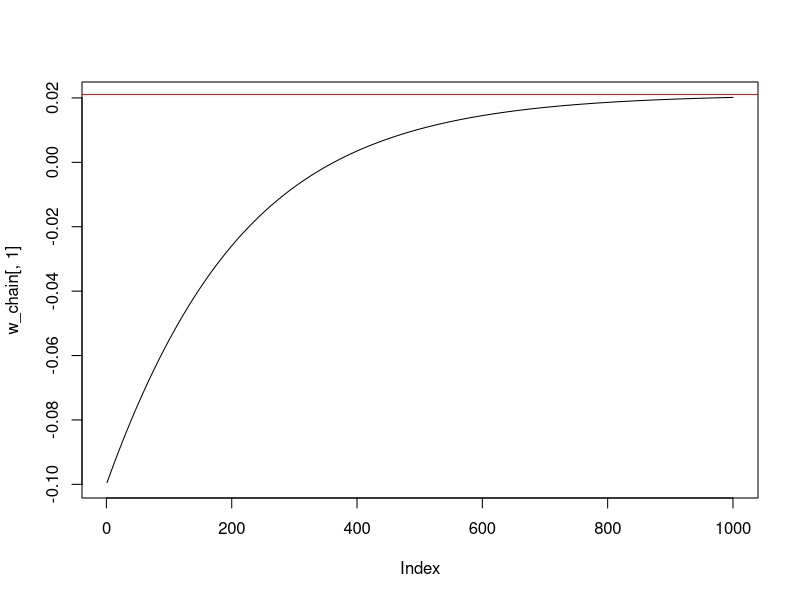
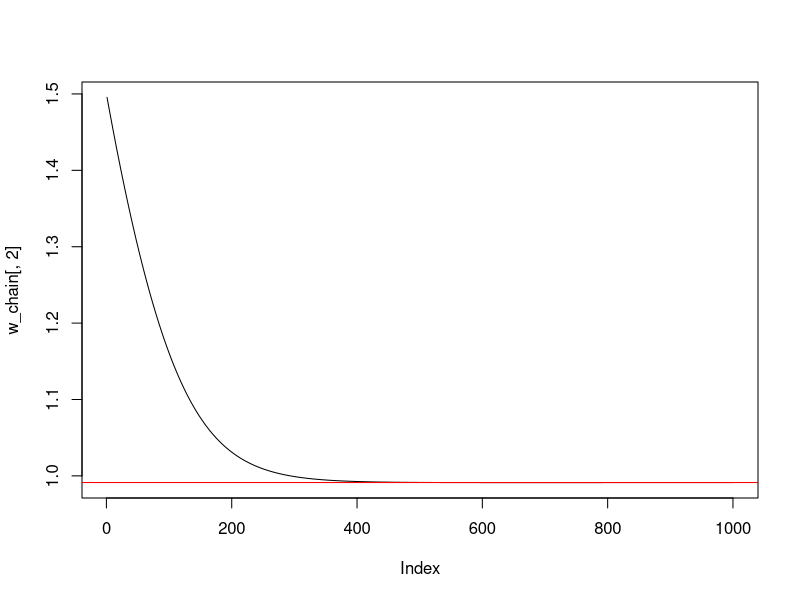
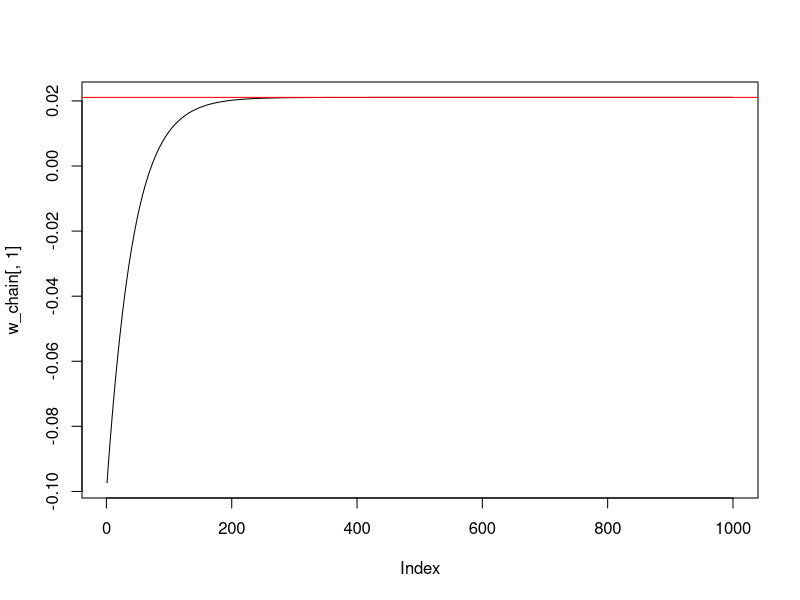
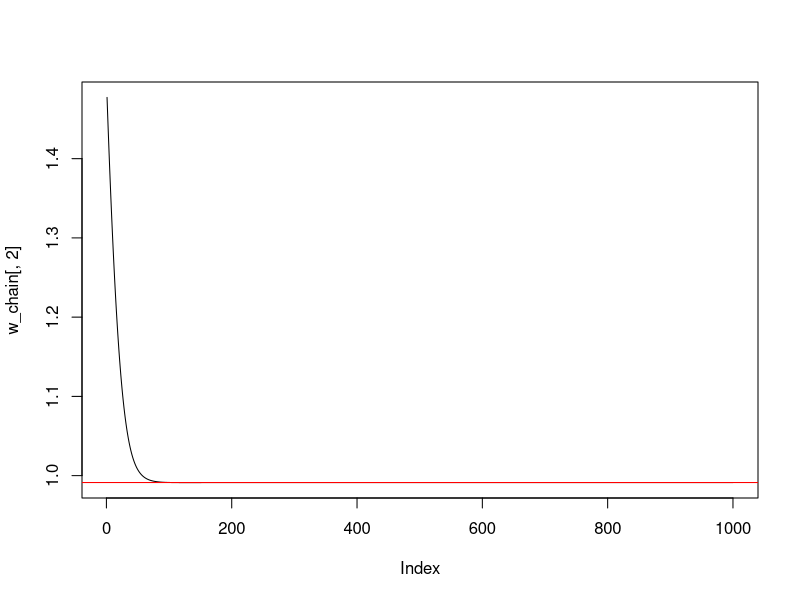
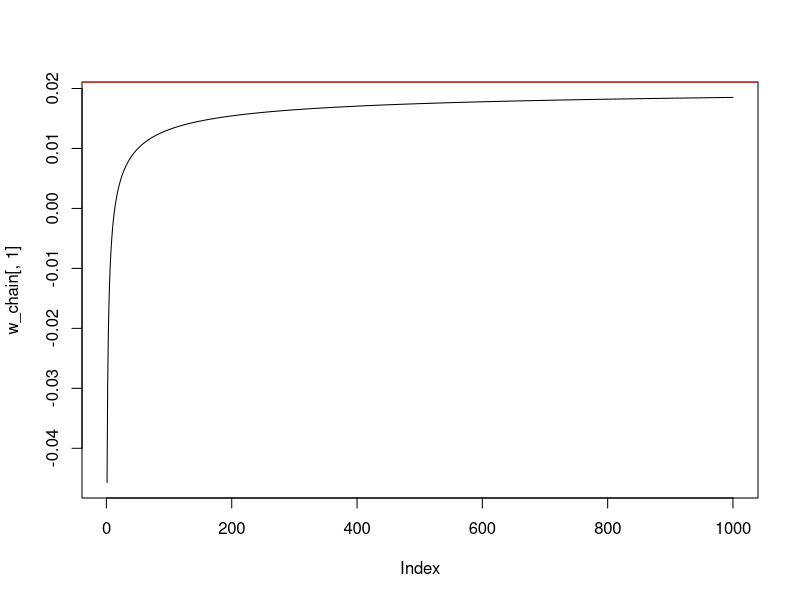
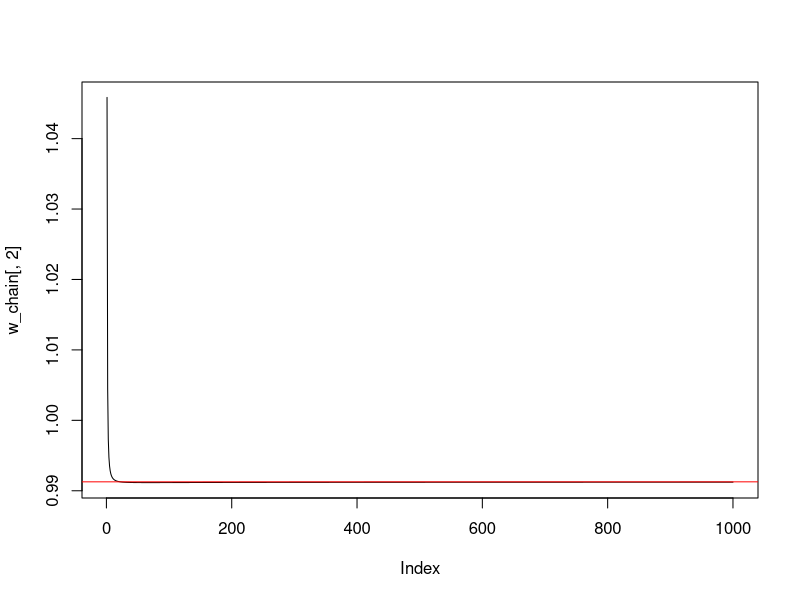
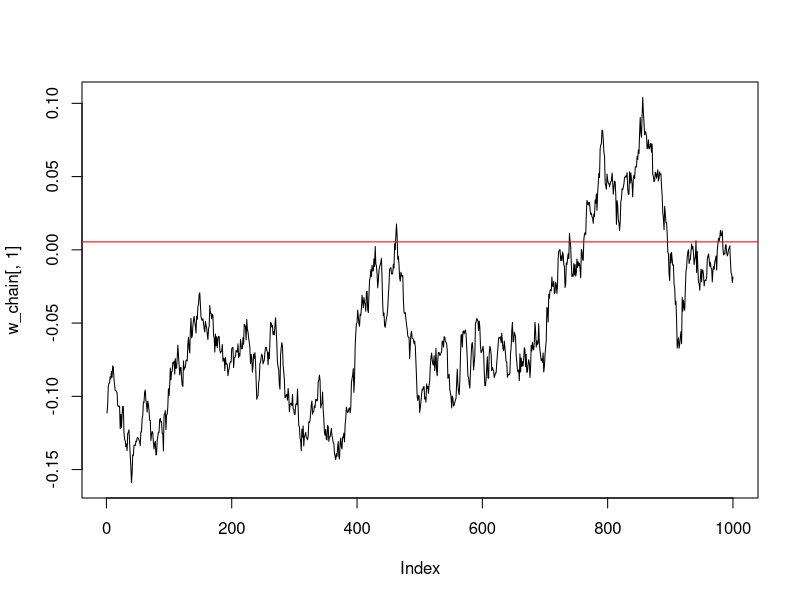
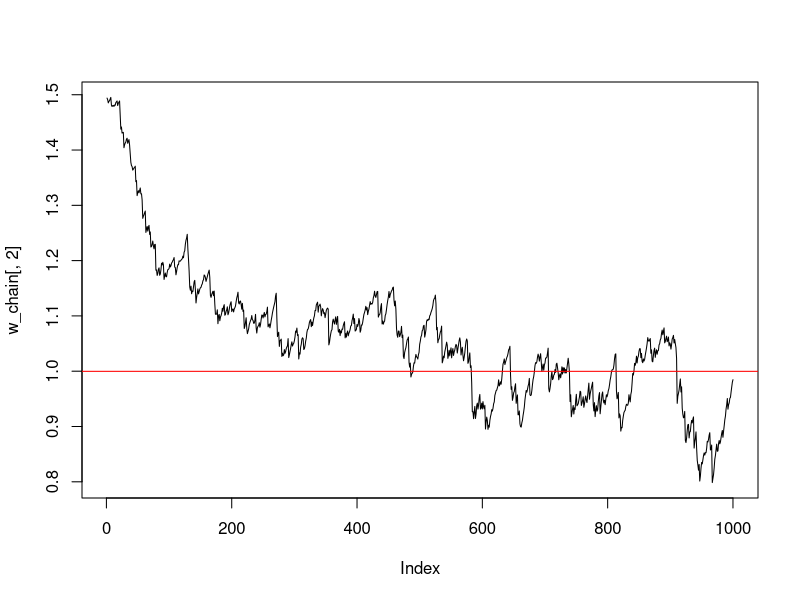

Generate these figures, in order, with R:
## ---- chunk 1
rm(list=ls())
## ---- chunk 2
# call libraries
library(numDeriv)
library(nloptr)
## ---- chunk 3
# Load R package for printing
library(knitr)
## ---- chunk 4
# Set a seed of the randon number generator
set.seed(2023)
## ---- chunk 5
data_generating_model <- function(n,w) {
  z <- rep( NaN, times=n*2 )
  z <- matrix(z, nrow = n, ncol = 2)
  z[,1] <- runif(n, min = -10, max = 10)
  p <- w[1] + w[2]*z[,1] 
  p <- exp(p) / (1+exp(p))
  z[,2] <- rbinom(n, size = 1, prob = p)
  return(z)
}
## ---- chunk 6
set.seed(2023)
n_obs <- 500
w_true <- c(0,1)  
z_obs <- data_generating_model(n = n_obs, w = w_true) 
w_true <- as.numeric(glm(z_obs[,2]~ 1+ z_obs[,1],family = "binomial" )$coefficients)
## ---- chunk 7
prediction_rule <- function(x,w) {
  h <- w[1]+w[2]*x
  h <- exp(h) / (1.0 + exp(h) )
  return (h)
}
## ---- chunk 8
loss_fun <- function(w,z) {
  x = z[1]
  y = z[2]
  h <- prediction_rule(x,w)
  ell <- -y*log(h) - (1-y)*log(1-h)
  return (ell)
}
## ---- chunk 9
empirical_risk_fun <- function(w,z,n) {
  x = z[,1]
  y = z[,2]
  R <- 0.0
  for (i in 1:n) {
    R <- R + loss_fun(w,z[i,])
  }
  R <- R / n
  return (R)
}
## ---- chunk 10
learning_rate <-function(t,t0=3) {
  eta <- t0 / t
  return( eta )
}
## ---- chunk 11
grad_loss_fun <- function(w,z) {
  x = z[1]
  y = z[2]
  h <- prediction_rule(x,w)
  grd <- c(h-y, (h-y)*x)
  return (grd)
}
## ---- chunk 12
grad_risk_fun <- function(w,z,n) {
  grd <- 0.0
  for (i in 1:n) {
    grd <- grd + grad_loss_fun(w,z[i,])
  }
  grd <- grd / n
  return (grd)
}

## ---- chunk 13
eta <- 0.1
Tmax <- 1000
w_seed <- c(-0.1,1.5)
w <- w_seed
w_chain <- c()
Qstop <- 0 
t <- 0
while ( Qstop == 0 ) {
  # counter
  t <- t +  1
  # step 1: update  
  #eta <- learning_rate( t )
  erf_fun <- function(w, z = z_obs, n=n_obs) {
    return( empirical_risk_fun(w, z, n) ) 
  }
  w <- w - eta * numDeriv::grad( erf_fun, w )
  #w <- w - eta * grad_risk_fun( w, z_obs, n_obs )
  w_chain <- rbind(w_chain, w)
  # step 2: check for termination terminate
  if ( t>= Tmax ) {
    Qstop <- 1
  }
}
## ---- chunk 14
plot(w_chain[,1], type='l') +
abline(h=w_true[1], col='red')
#
plot(w_chain[,2], type='l') +
abline(h=w_true[2], col='red')
## ---- chunk 15
eta <- 0.5
Tmax <- 1000
w_seed <- c(-0.1,1.5)
w <- w_seed
w_chain <- c()
Qstop <- 0 
t <- 0
while ( Qstop == 0 ) {
  # counter
  t <- t +  1
  # step 1: update  
  #eta <- learning_rate( t )
  erf_fun <- function(w, z = z_obs, n=n_obs) {
    return( empirical_risk_fun(w, z, n) ) 
  }
  w <- w - eta * numDeriv::grad( erf_fun, w )
  #w <- w - eta * grad_risk_fun( w, z_obs, n_obs )
  w_chain <- rbind(w_chain, w)
  # step 2: check for rtermination terminate
  if ( t>= Tmax ) {
    Qstop <- 1
  }
}
plot(w_chain[,1], type='l') +
abline(h=w_true[1], col='red')
plot(w_chain[,2], type='l') +
abline(h=w_true[2], col='red')
## ---- chunk 16
learning_rate <- function(t,t0) {
  return(t0/t)
}
t0<- 10
Tmax <- 1000
w_seed <- c(-0.1,1.5)
w <- w_seed
w_chain <- c()
Qstop <- 0 
t <- 0
while ( Qstop == 0 ) {
  # counter
  t <- t +  1
  # step 1: update  
  eta <- learning_rate( t, t0 )
  erf_fun <- function(w, z = z_obs, n=n_obs) {
    return( empirical_risk_fun(w, z, n) ) 
  }
  w <- w - eta * numDeriv::grad( erf_fun, w )
  #w <- w - eta * grad_risk_fun( w, z_obs, n_obs )
  w_chain <- rbind(w_chain, w)
  # step 2: check for rtermination terminate
  if ( t>= Tmax ) {
    Qstop <- 1
  }
}
plot(w_chain[,1], type='l') +
abline(h=w_true[1], col='red')
plot(w_chain[,2], type='l') +
abline(h=w_true[2], col='red')
## ---- chunk 17
set.seed(2023)
n_obs <- 1000000
w_true <- c(0,1)  
z_obs <- data_generating_model(n = n_obs, w = w_true)
w_true <- as.numeric(glm(z_obs[,2]~ 1+ z_obs[,1],family = "binomial" )$coefficients)
## ---- chunk 18
m <- 10
eta <- 0.1
Tmax <- 1000
w_seed <- c(-0.1,1.5)
w <- w_seed
w_chain <- c()
Qstop <- 0 
t <- 0
while ( Qstop == 0 ) {
  # counter
  t <- t +  1
  # step 1: update  
  J <- sample.int(n = n_obs, size = m, replace = TRUE)
  if (m==1) {
    zbatch <- matrix(z_obs[J,],1,2)
  }
  else {
    zbatch <- z_obs[J,]
  }
  #eta <- learning_rate( t )
  erf_fun <- function(w, z = zbatch, n=m) {
    return( empirical_risk_fun(w, z, n) ) 
  }
  w <- w - eta * numDeriv::grad( erf_fun, w )
  #w <- w - eta * grad_risk_fun( w, zbatch, m )
  w_chain <- rbind(w_chain, w)
  # step 2: check for rtermination terminate
  if ( t>= Tmax ) {
    Qstop <- 1
  }
}
plot(w_chain[,1], type='l') +
abline(h=w_true[1], col='red')
plot(w_chain[,2], type='l') +
abline(h=w_true[2], col='red')
## ---- chunk 19
m <- 10
eta <- 0.1
Tmax <- 1000
w_seed <- c(-0.1,1.5)
w <- w_seed
w_chain <- c()
Qstop <- 0 
t <- 0
while ( Qstop == 0 ) {
  # counter
  t <- t +  1
  # step 1: update  
  J <- sample.int(n = n_obs, size = m, replace = TRUE)
  if (m==1) {
    zbatch <- matrix(z_obs[J,],1,2)
  }
  else {
    zbatch <- z_obs[J,]
  }
  #eta <- learning_rate( t )
  erf_fun <- function(w, z = zbatch, n=m) {
    return( empirical_risk_fun(w, z, n) ) 
  }
  w <- w - eta * numDeriv::grad( erf_fun, w )
  #w <- w - eta * grad_risk_fun( w, zbatch, m )
  w_chain <- rbind(w_chain, w)
  # step 2: check for rtermination terminate
  if ( t>= Tmax ) {
    Qstop <- 1
  }
}
#
plot(w_chain[,1], type='l') +
abline(h=w_true[1], col='red')
#
plot(w_chain[,2], type='l') +
abline(h=w_true[2], col='red')
## ---- chunk 20
set.seed(2023)
n_obs <- 1000000
w_true <- c(0,1)  
z_obs <- data_generating_model(n = n_obs, w = w_true)
w_true <- as.numeric(glm(z_obs[,2]~ 1+ z_obs[,1],family = "binomial" )$coefficients)
## ---- chunk 21
m <- 1
eta <- 1.0
Tmax <- 1000
w_seed <- c(-0.1,1.5)
w <- w_seed
w_chain <- c()
Qstop <- 0 
t <- 0
G <- rep(0.0,times=length(w))
eps <- 10^(-6)
while ( Qstop == 0 ) {
  # counter
  t <- t +  1
  # step 1: update  
  J <- sample.int(n = n_obs, size = m, replace = TRUE)
  if (m==1) {
    zbatch <- matrix(z_obs[J,],1,2)
  } else {
    zbatch <- z_obs[J,]
  }
  #eta <- learning_rate( t )
  erf_fun <- function(w, z = zbatch, n=m) {
    return( empirical_risk_fun(w, z, n) ) 
  }
  g <- numDeriv::grad( erf_fun, w )
  G <- G + g^2
  w <- w - eta * (1.0/sqrt(G+eps)) * g
  #w <- w - eta * grad_risk_fun( w, zbatch, m )
  w_chain <- rbind(w_chain, w)
  # step 2: check for rtermination terminate
  if ( t>= Tmax ) {
    Qstop <- 1
  }
}
plot(w_chain[,1], type='l') +
abline(h=w_true[1], col='red')
plot(w_chain[,2], type='l') +
abline(h=w_true[2], col='red')
## ---- chunk 22
m <- 100
eta <- 1.0
Tmax <- 1000
w_seed <- c(-0.1,1.5)
w <- w_seed
w_chain <- c()
Qstop <- 0 
t <- 0
G <- rep(0.0,times=length(w))
eps <- 10^(-6)
while ( Qstop == 0 ) {
  # counter
  t <- t +  1
  # step 1: update  
  J <- sample.int(n = n_obs, size = m, replace = TRUE)
  if (m==1) {
    zbatch <- matrix(z_obs[J,],1,2)
  } else {
    zbatch <- z_obs[J,]
  }
  #eta <- learning_rate( t )
  erf_fun <- function(w, z = zbatch, n=m) {
    return( empirical_risk_fun(w, z, n) ) 
  }
  g <- numDeriv::grad( erf_fun, w )
  G <- G + g^2
  w <- w - eta * (1.0/sqrt(G+eps)) * g
  #w <- w - eta * grad_risk_fun( w, zbatch, m )
  w_chain <- rbind(w_chain, w)
  # step 2: check for rtermination terminate
  if ( t>= Tmax ) {
    Qstop <- 1
  }
}
plot(w_chain[,1], type='l') +
abline(h=w_true[1], col='red')
plot(w_chain[,2], type='l') +
abline(h=w_true[2], col='red')
## ---- chunk 23
set.seed(2023)
n_obs <- 1000000
w_true <- c(0,1)  
z_obs <- data_generating_model(n = n_obs, w = w_true)
w_true <- as.numeric(glm(z_obs[,2]~ 1+ z_obs[,1],family = "binomial" )$coefficients)
## ---- chunk 24
#
boundary <- 2.0 # this is the value |w|_{2}^{2} <= boundary
# auxiliary functions to compute the projection
eval_f0 <- function( w_proj, w_now ){ 
  return( sqrt(sum((w_proj-w_now)^2)) )
}
eval_grad_f0 <- function( w, w_now ){ 
  return( c( 2*(w[1]-w_now[1]), 2*(w[2]-w_now[2]) ) )
}
eval_g0 <- function( w_proj, w_now) {
  return( sum(w_proj^2) -(boundary)^2 )
}
eval_jac_g0 <- function( x, w_now ) {
  return(   c(2*w[1],2*w[2] )  )
}
## ---- chunk 25
m <- 1
eta <- 0.01
Tmax <- 1000
w_seed <- c(-0.1,0.3)
w <- w_seed
w_chain <- c()
Qstop <- 0 
t <- 0
while ( Qstop == 0 ) {
  # counter
  t <- t +  1
  # step 1: update  
  J <- sample.int(n = n_obs, size = m, replace = TRUE)
  if (m==1) {
    zbatch <- matrix(z_obs[J,],1,2)
  }
  else {
    zbatch <- z_obs[J,]
  }
  #eta <- learning_rate( t )
  erf_fun <- function(w, z = zbatch, n=m) {
    return( empirical_risk_fun(w, z, n) ) 
  }
  w <- w - eta * numDeriv::grad( erf_fun, w )
  #w <- w - eta * grad_risk_fun( w, zbatch, m )
  # step 1.5 projection
  out <- nloptr(x0=c(0.0,0.0),
              eval_f=eval_f0,
              eval_grad_f=eval_grad_f0,
              eval_g_ineq = eval_g0,
              eval_jac_g_ineq = eval_jac_g0, 
              w_now=w,
              opts = list("algorithm" = "NLOPT_LD_MMA",
                          "xtol_rel"=1.0e-8),
  )
  w <- out$solution
  # record
  w_chain <- rbind(w_chain, w)
  # step 2: check for rtermination terminate
  if ( t>= Tmax ) {
    Qstop <- 1
  }
}
plot(w_chain[,1], type='l') +
abline(h=w_true[1], col='red')
plot(w_chain[,2], type='l') +
abline(h=w_true[2], col='red')
